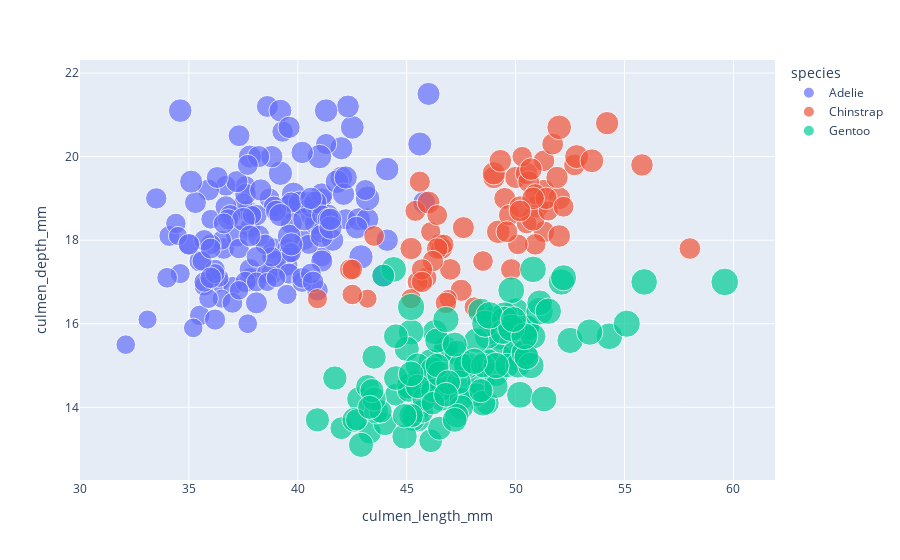

The notebook cell saved with this chart:
### Code cell
# Culmen Length vs depth for each species
fig = px.scatter(
    df,
    x='culmen_length_mm',
    y='culmen_depth_mm',
    color = 'species',
    size='body_mass_g',
    hover_data=['flipper_length_mm']
)
fig.show()
